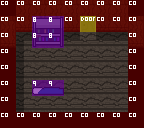

The image is a tile-based game level rendered from a .tmx file. Its description and complete source (layers, tilesets, objects, tile grids) follow:
An orthogonal 9x8 tile map with 16x16 px tiles, 3 tile layers (Tile Layer 1, Tile Layer 2, Tile Layer 3), 2 tilesets.

<map version="1.0" tiledversion="2017.10.31" orientation="orthogonal" renderorder="right-down" width="9" height="8" tilewidth="16" tileheight="16" infinite="0" nextobjectid="1">
 <tileset firstgid="1" source="../tilesets/world-tileset.tsx" />
 <tileset firstgid="4097" source="../tilesets/collision-tileset.tsx" />
 <layer name="Tile Layer 1" width="9" height="8">
  <data encoding="csv">
1,4,4,4,4,4,4,4,1,
3,68,68,68,68,259,68,68,3,
67,193,129,129,129,2,129,129,67,
1,66,2,2,2,2,2,2,1,
1,66,2,2,2,2,2,2,1,
1,66,2,2,2,2,2,2,1,
1,66,2,2,2,2,2,2,1,
1,1,1,1,1,1,1,1,1
</data>
 </layer>
 <layer name="Tile Layer 2" width="9" height="8">
  <data encoding="csv">
0,0,0,0,0,0,0,0,0,
0,0,133,134,0,0,0,0,0,
0,0,197,198,0,0,0,0,0,
0,0,0,0,0,0,0,0,0,
0,0,0,0,0,0,0,0,0,
0,0,77,78,0,0,0,0,0,
0,0,0,0,0,0,0,0,0,
0,0,0,0,0,0,0,0,0
</data>
 </layer>
 <layer name="Tile Layer 3" width="9" height="8">
  <data encoding="csv">
4098,4098,4098,4098,4098,4098,4098,4098,4098,
4098,4098,4105,4105,4098,4099,4098,4098,4098,
4098,0,4105,4105,0,0,0,0,4098,
4098,0,0,0,0,0,0,0,4098,
4098,0,0,0,0,0,0,0,4098,
4098,0,4106,4106,0,0,0,0,4098,
4098,0,0,0,0,0,0,0,4098,
4098,4098,4098,4098,4098,4098,4098,4098,4098
</data>
 </layer>
</map>
